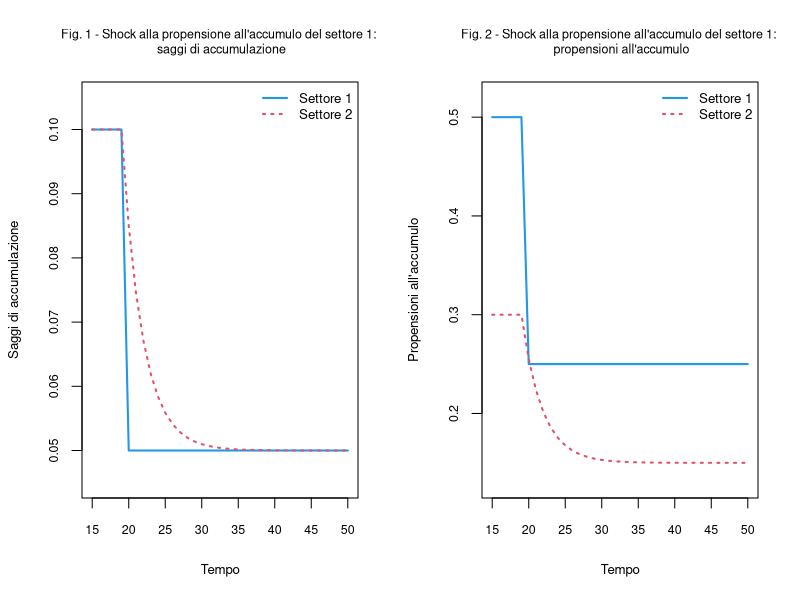

Reproduce this figure in R.
# Schemi di riproduzione di Marx - versione didattica semplificata
# Corso "Analisi economica" - Parte I (sezione 1.4.5)
# Basato su: M. Veronese Passarella, "Marx's Reproduction Schemes"
# (versione originale 30/03/2016; qui semplificata)
#
# Rispetto alla versione completa si tralascia il blocco ricchezza/portafoglio
# (consumo dei capitalisti da ricchezza, propensioni sigma, stock h). Restano il
# cuore a due settori, i saggi di accumulazione e l'aggiustamento graduale della
# propensione all'accumulo del settore 2. Le equazioni sono RICORSIVE (nessuna
# simultaneità entro il periodo): il ciclo iterativo di soluzione alla
# Gauss-Seidel, tipico dei modelli SFC, verrà reintrodotto nella Parte III.
#
# Notazione: v = capitale variabile (V), k = capitale costante (C),
# s = plusvalore (S). Indici: 1 = settore dei beni capitali,
# 2 = settore dei beni di consumo.

#~~~~~~~~~~~~~~~~
# Fase 1: Prepara l'ambiente ####
rm(list = ls(all = TRUE))
if (!is.null(dev.list())) dev.off()
cat("\014")

nPeriods   <- 100     # Numero di periodi
nScenarios <- 2       # 1 = baseline ; 2 = shock alla propensione all'accumulo del settore 1

#~~~~~~~~~~~~~~~~
# Fase 2: Crea variabili e parametri ####
mat <- function(z) matrix(data = z, nrow = nScenarios, ncol = nPeriods)

# Parametri (costanti nel tempo)
e_1 <- mat(1)        # Saggio di sfruttamento, settore 1
e_2 <- mat(1)        # Saggio di sfruttamento, settore 2
q_1 <- mat(4)        # Composizione organica, settore 1 (alta)
q_2 <- mat(2)        # Composizione organica, settore 2 (bassa)
theta0_1 <- mat(0.5) # Propensione all'accumulo (retention rate) del settore 1 - esogena
adj <- 0.3           # Velocita' di aggiustamento della propensione del settore 2

# Nota: 0 < adj <= 1, e adj = 1 riproduce l'aggiustamento istantaneo.

# Variabili di stato: capitale variabile iniziale SUL sentiero bilanciato
v_1 <- mat(1100)     # Capitale variabile anticipato, settore 1
v_2 <- mat(800)      # Capitale variabile anticipato, settore 2

# Nota: la proporzione v_1/v_2 = 1.375 soddisfa la condizione di riproduzione.

# Variabili derivate (inizializzate al valore di regime)
k_1 <- v_1 * q_1     # Capitale costante, settore 1
k_2 <- v_2 * q_2     # Capitale costante, settore 2
s_1 <- v_1 * e_1     # Plusvalore, settore 1
s_2 <- v_2 * e_2     # Plusvalore, settore 2
y_1 <- k_1 + v_1 + s_1 # Valore del prodotto, settore 1
y_2 <- k_2 + v_2 + s_2 # Valore del prodotto, settore 2
theta_1 <- mat(0.5)  # Propensione all'accumulo del settore 1
theta_2 <- mat(0.3)  # Propensione all'accumulo del settore 2 (endogena, aggiustamento graduale)
g_1 <- mat(0.1)      # Saggio di accumulazione, settore 1
g_2 <- mat(0.1)      # Saggio di accumulazione, settore 2
r   <- mat(0)        # Saggio generale del profitto
omega <- mat(0)      # Quota salari (sul reddito netto)
pri   <- mat(0)      # Quota profitti  

#~~~~~~~~~~~~~~~~
# Fase 3: Lancia il modello ####
for (j in 1:nScenarios) {
  
  for (i in 2:nPeriods) {
    
    # Scenario 2: Shock permanente alla propensione all'accumulo del settore 1 dal periodo 20
    if (i >= 20 && j == 2) {
      theta0_1[2, i] <- 0.25
    }
    
    #(1) Propensione all'accumulo del settore 1 (esogena)
    theta_1[j, i] <- theta0_1[j, i]
    
    #(2) Capitale variabile del settore 1 (accumula la quota trattenuta del plusvalore)
    v_1[j, i] <- v_1[j, i - 1] + theta_1[j, i - 1] * s_1[j, i - 1] / (1 + q_1[j, i - 1])
    
    #(3) Capitale variabile del settore 2
    v_2[j, i] <- v_2[j, i - 1] + theta_2[j, i - 1] * s_2[j, i - 1] / (1 + q_2[j, i - 1])
    
    #(4)-(5) Capitale costante (capitale circolante; ammortamento = 100%)
    k_1[j, i] <- v_1[j, i] * q_1[j, i]
    k_2[j, i] <- v_2[j, i] * q_2[j, i]
    
    #(6)-(7) Plusvalore
    s_1[j, i] <- v_1[j, i] * e_1[j, i]
    s_2[j, i] <- v_2[j, i] * e_2[j, i]
    
    #(8)-(9) Valore del prodotto per settore
    y_1[j, i] <- k_1[j, i] + v_1[j, i] + s_1[j, i]
    y_2[j, i] <- k_2[j, i] + v_2[j, i] + s_2[j, i]
    
    #(10) Saggio di accumulazione del settore 1:  g_1 = e_1 * theta_1 / (1 + q_1)
    g_1[j, i] <- e_1[j, i] * theta_1[j, i] / (1 + q_1[j, i])
    
    #(11) Propensione all'accumulo "di regime" del settore 2, coerente con la
    #     crescita del settore 1 (valore-obiettivo verso cui il settore 2 si adegua)
    theta_2_star <- g_1[j, i] * (1 + q_2[j, i]) / e_2[j, i]
    
    #(12) Aggiustamento GRADUALE della propensione all'accumulo del settore 2
    theta_2[j, i] <- theta_2[j, i - 1] + adj * (theta_2_star - theta_2[j, i - 1])
    
    #(13) Saggio di accumulazione del settore 2 (dalla propensione effettiva)
    g_2[j, i] <- e_2[j, i] * theta_2[j, i] / (1 + q_2[j, i])
    
    #(14) Saggio generale del profitto (plusvalore totale / capitale anticipato totale)
    r[j, i] <- (s_1[j, i] + s_2[j, i]) /
      (k_1[j, i] + k_2[j, i] + v_1[j, i] + v_2[j, i])
    
    #(15)-(16) Quote distributive (sul reddito netto = valore aggiunto)
    omega[j, i] <- (v_1[j, i] + v_2[j, i]) /
      (y_1[j, i] + y_2[j, i] - k_1[j, i] - k_2[j, i])
    pri[j, i] <- 1 - omega[j, i]
  }
}

#~~~~~~~~~~~~~~~~
# Fase 3: Produci i grafici ####
tt <- 15:50   # Finestra temporale (lo shock avviene al periodo 20)

layout(matrix(c(1, 2), 1, 2, byrow = TRUE))

# Fig. 1 - Saggi di accumulazione (scenario 2)
plot(tt, g_1[2, tt], type = "l", lty = 1, lwd = 2, col = 4, font.main = 1,
     cex.main = 0.75, ylim = range(0.045, 0.105),
     main = "Fig. 1 - Shock alla propensione all'accumulo del settore 1: \n saggi di accumulazione",
     ylab = "Saggi di accumulazione", xlab = "Tempo", cex.axis = 0.75, cex.lab = 0.8)
#grid()
lines(tt, g_2[2, tt], type = "l", lty = 3, lwd = 2, col = 2)
legend("topright", c("Settore 1", "Settore 2"), bty = "n", cex = 0.8,
       lty = c(1, 3), lwd = c(2, 2), col = c(4, 2))

# Fig. 2 - Propensioni all'accumulo (scenario 2)
plot(tt, theta_1[2, tt], type = "l", lty = 1, lwd = 2, col = 4, font.main = 1,
     cex.main = 0.75, ylim = range(0.13, 0.52),
     main = "Fig. 2 - Shock alla propensione all'accumulo del settore 1: \n propensioni all'accumulo",
     ylab = "Propensioni all'accumulo", xlab = "Tempo", cex.axis = 0.75, cex.lab = 0.8)
#grid()
lines(tt, theta_2[2, tt], type = "l", lty = 3, lwd = 2, col = 2)
legend("topright", c("Settore 1", "Settore 2"), bty = "n", cex = 0.8,
       lty = c(1, 3), lwd = c(2, 2), col = c(4, 2))
